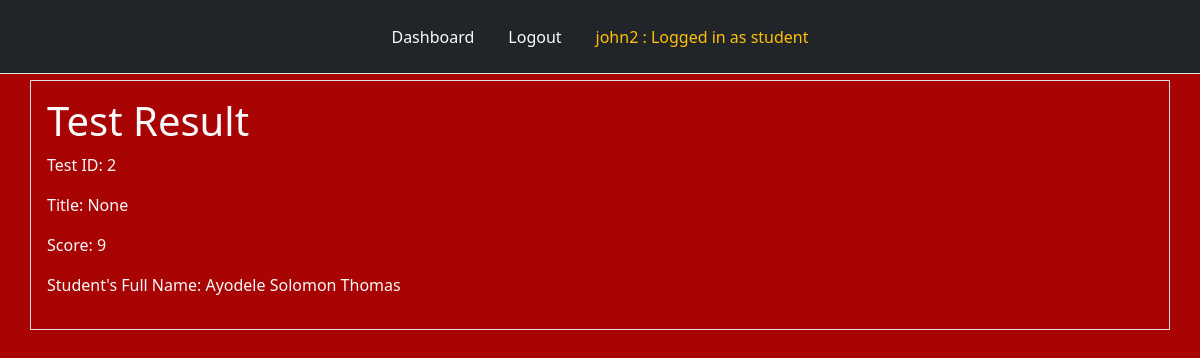
The page /view_result/2/ (signed in) on the database its author committed.
### tables this page shows
CREATE TABLE "students" (
	"id"	INTEGER,
	"name"	TEXT NOT NULL,
	"fullname"	TEXT NOT NULL,
	"password"	TEXT NOT NULL,
	"klass"	TEXT NOT NULL,
	PRIMARY KEY("id")
);

CREATE TABLE "completed" (
"id"INTEGER,
"student_name"TEXT NOT NULL,
"student_fullname"TEXT NOT NULL,
"klass"TEXT NOT NULL,
"test_id"INTEGER,
"title"TEXT NOT NULL,
"score"INTEGER,
"teacher_name"TEXT NOT NULL,
"teacher_fullname"TEXT NOT NULL,
PRIMARY KEY("id" AUTOINCREMENT)
);

### app.py (the view)
@app.route("/view_result/<test_id>/", methods=["POST", "GET"])
def view_result(test_id):
    user = get_current_user()
    db = connect_to_DB()
    query = db.execute("SELECT title, score, student_fullname FROM completed WHERE test_id = ?", [test_id])
    result = query.fetchone()
    title = result[0]
    score = result[1]
    student_fullname = result[2]
    return render_template("view_result.html", user = user, test_id=test_id, title=title, score=score, student_fullname=student_fullname)

### app.py (called while the page is built)
@app.teardown_appcontext
def close_database(error):
    if hasattr(g, "app_database_db"):
        g.app_database_db.close()

def get_current_user():
    user_result = None
    if 'user' in session:
        user = session['user']
        db = getDatabase()
        student_cursor = db.execute("SELECT * FROM students WHERE name = ?", [user])
        student_result = student_cursor.fetchone()
        if student_result:
            user_result = student_result
        else:
            user_cursor = db.execute("SELECT * FROM users WHERE name = ?", [user])
            user_result = user_cursor.fetchone()
    return user_result

### database.py (called while the page is built)
def connect_to_DB():
    current_dir = os.path.dirname(os.path.abspath(__file__))
    db_file = os.path.join(current_dir, "app_database.db")
    sql = sqlite3.connect(db_file)
    sql.row_factory = sqlite3.Row
    return sql

def getDatabase():
    if not hasattr(g, "app_database_db"):
        g.app_database_db = connect_to_DB()
    return g.app_database_db

### templates/view_result.html (shortened to what this page needs)
{% from "nav.html" import links %}
<!doctype html>
<html lang="en">
  <head>
    <link href="https://cdn.jsdelivr.net/npm/bootstrap@5.2.3/dist/css/bootstrap.min.css" rel="stylesheet">
    <link rel="stylesheet" type="text/css" href="{{ url_for('static', filename = 'style.css') }}"
  </head>
  <body>
        <div class="header mb-2">
            {{ links(user) }}
        </div>
        <div class="question container border text-light p-3">
          <h1>Test Result</h1>
          <p>Test ID: {{ test_id }}</p>
          <p>Title: {{ title }}</p>
          <p>Score: {{ score }}</p>
          <p>Student's Full Name: {{ student_fullname }}</p>
      </div>
  </body>
</html>

### templates/nav.html (shortened to what this page needs)
{% macro links(user) %}
<ul class="nav nav-tabs p-3 bg-dark justify-content-center position-fixed" style="top: 0; width: 100%; z-index: 9999;">
    {% if user %}
    <li class="nav-item">
        <a class="nav-link text-light" href="{{ url_for('dashboard') }}">Dashboard</a>
    </li>
    <li class="nav-item">
        <a class="nav-link text-light" href="{{ url_for('logout') }}">Logout</a>
    </li>
    {% endif %}
    {% if user %}
        <li class="nav-item">
            <a class="nav-link text-warning" href="{{ url_for('dashboard') }}">
                {{ user['name'] }} : Logged in as
                {% if user['klass'] in ["KG1", "KG2", "NUR1", "NUR2", "PRY1", "PRY2", "PRY3", "PRY4", "PRY5", "PRY6"] %}
                    student
                {% else %}
                    {{ user['role'] }}
                {% endif %}
            </a>
        </li>
    {% endif %}
</ul>
{% endmacro %}

### static/style.css (style rules this page uses)
body { background-color: rgb(168, 4, 4); margin-top: 80px; }

### rows shown on the page
students: name "john2"
completed: title "None", student_fullname "Ayodele Solomon Thomas"

### other values the page prints
{{ test_id }} "2"
{{ score }} "9"
